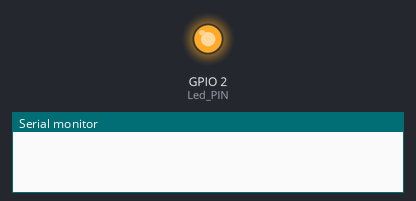
Simulated run of this sketch. Board: ESP32. Shown: output pins drawn as LEDs (lit = HIGH), the last lines printed to the serial monitor.

Above: at 0.2 s.
At 3.2 s:
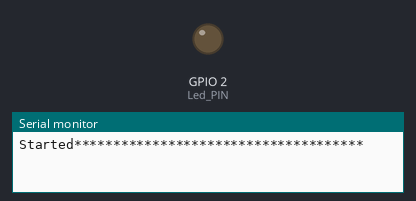
Timing chart, 0 to 4.7 s (numbered marks = the images above):
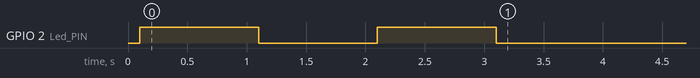

The sketch:

ReceiveDemo_Simple.ino
```cpp
/*
  Simple example for receiving

  https://github.com/sui77/rc-switch/
*/

#include <RCSwitch.h>

#define RF_PIN 16
#define Led_PIN 2

RCSwitch mySwitch = RCSwitch();

void setup() {
  Serial.begin(115200);
  delay(100);

  mySwitch.enableReceive(digitalPinToInterrupt(RF_PIN));
  //mySwitch.enableReceive(0);  // Receiver on interrupt 0 => that is pin #2

  pinMode(Led_PIN, OUTPUT);
  digitalWrite(Led_PIN, HIGH);
  delay(1000);
  digitalWrite(Led_PIN, LOW);
  delay(1000);
  digitalWrite(Led_PIN, HIGH);
  delay(1000);
  digitalWrite(Led_PIN, LOW);

  Serial.print("Started");
  Serial.println ("*************************************");
}

void loop() {
  digitalWrite(Led_PIN, LOW);
  if (mySwitch.available()) {
    digitalWrite(Led_PIN, HIGH);
    delay(500);
    Serial.print("Value: ");
    Serial.print( mySwitch.getReceivedValue() );
    Serial.print(" / ");
    Serial.print("Bitlength: ");
    Serial.print( mySwitch.getReceivedBitlength() );
    Serial.print("bit ");
    Serial.print(" / ");
    Serial.print("Protocol: ");
    Serial.println( mySwitch.getReceivedProtocol() );

    mySwitch.resetAvailable();
  }
}
```
